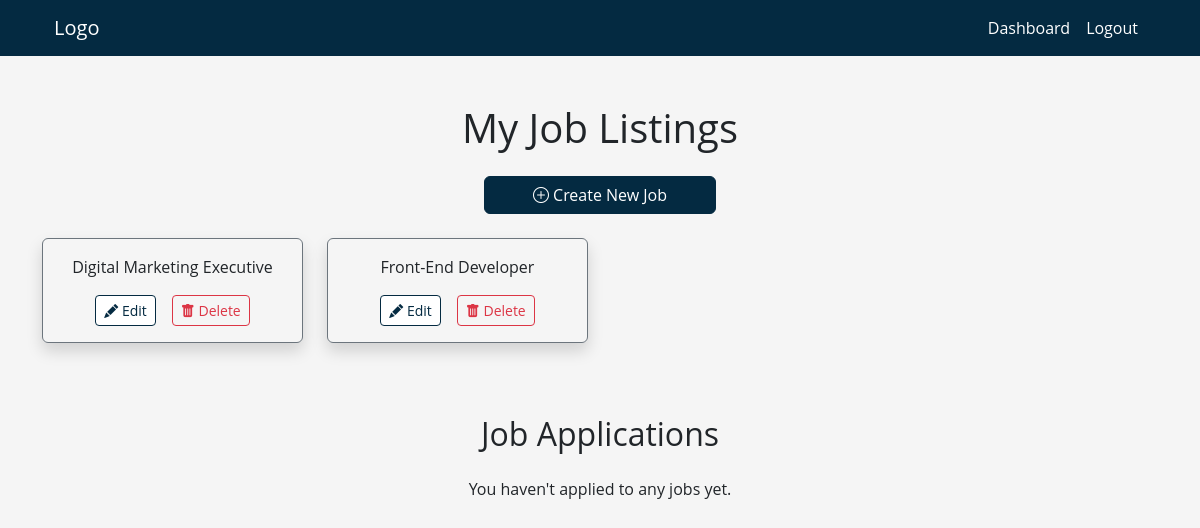
Before: /jobs/employer_dashboard/ (signed in) with the older database file.
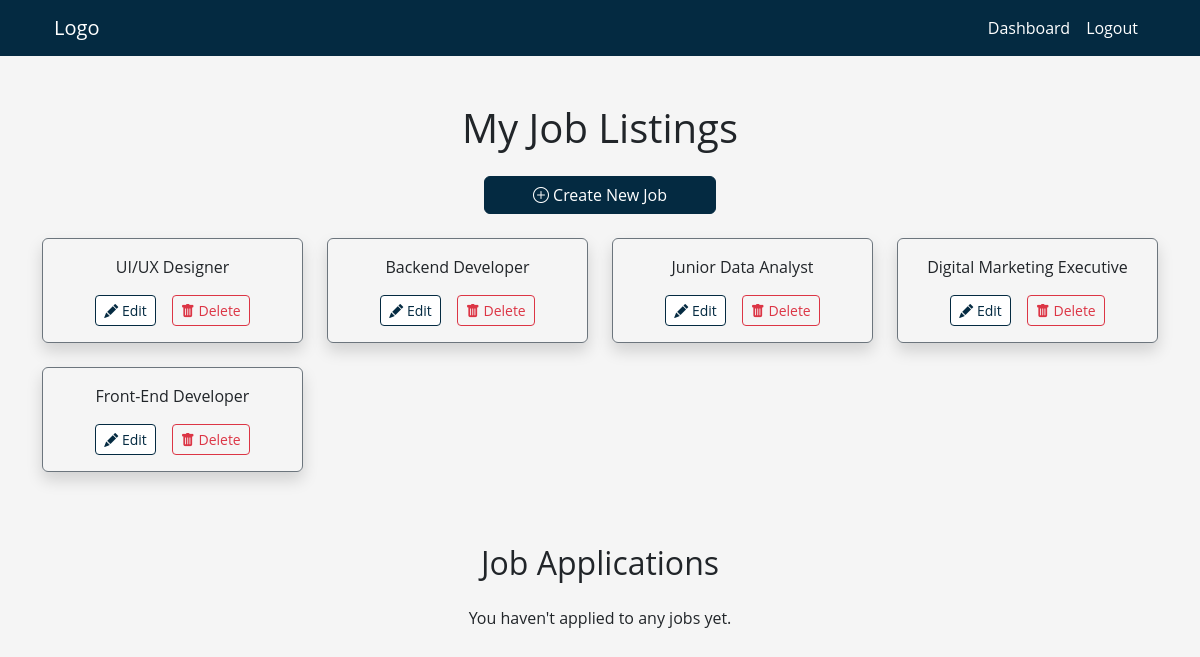
After: the same page with the newer database file.
### app1/models.py (models this page shows, shortened)
class Job(models.Model):
    JOB_TYPES = [
        ('FT', 'Full Time'),
        ('PT', 'Part Time'),
        ('CT', 'Contract'),
        ('FL', 'Freelance')
    ]
    title = models.CharField(max_length=255)
    description = models.TextField()
    location = models.CharField(max_length=100)
    salary = models.CharField(max_length=50, blank=True ,default='0')
    job_type = models.CharField(max_length=2, choices=JOB_TYPES)
    company = models.ForeignKey(Company, on_delete=models.CASCADE)
    category = models.ForeignKey(Category, on_delete=models.SET_NULL, null=True)
    posted_by = models.ForeignKey(User, on_delete=models.CASCADE)
    posted_at = models.DateTimeField(auto_now_add=True)

### app1/views.py (the view)
# urls.py: path('jobs/employer_dashboard/', views.employer_dashboard, name='employer_dashboard'),
@login_required
def employer_dashboard(request):
    jobs = Job.objects.filter(posted_by=request.user).order_by('-id')
    applications = JobApplication.objects.filter(job__posted_by=request.user).order_by('-id')
    return render(request, 'jobs/employer_dashboard.html', {'jobs': jobs , 'applications': applications})

### app1/templates/jobs/employer_dashboard.html (shortened to what this page needs)
{% extends 'jobs/base.html' %}
{% block content %}
<div class="container mt-5 text-center">
    <h1 class="mb-4 text-center">My Job Listings</h1>
    <a href="{% url 'create_job' %}" class="btn btn2 px-5"><span><i class="bi bi-plus-circle"></i> Create New Job</span></a>
    <div class="mt-4 row">
      {% for job in jobs %}
        <div class="col-xl-3 col-lg-4 col-md-6 col-sm-12 ">
            <div class="d-flex justify-content-center align-items-center flex-column gap-2 border border-secondary rounded p-3 shadow mb-4">
                {{ job.title }}
                <div class="d-flex gap-3 mt-2 justify-content-between">
                  <a href="{% url 'edit_job' job.pk %}" class="btn btn-sm btn1"><i class="bi bi-pencil-fill"></i> Edit</a>
                  <a href="{% url 'delete_job' job.pk %}" class="btn btn-sm btn-outline-danger"><i class="bi bi-trash-fill"></i> Delete</a>
                </div>
            </div>
        </div>
      {% empty %}
        <li class="list-group-item">No jobs posted yet.</li>
      {% endfor %}
    </div>
    <h2 class="mt-5 mb-4 text-center">Job Applications</h2>
    <div class="row">
      {% for app in applications %}
        <div class="col-xl-3 col-lg-4 col-md-6 col-sm-12">
          <div class="d-flex justify-content-between align-items-center flex-column gap-2 border border-secondary rounded shadow mb-4 p-3">
            <div class="d-flex justify-content-between align-items-center gap-3">
              <div class="text-start">
                <strong>{{ app.applicant.username }}</strong>
                <br>
                <small>Status: {{ app.get_status_display }}</small>
                <br>
                <small class="text-muted">Applied on {{ app.applied_at|date:"M d, Y" }}</small>
              </div>
              <div>
                <a href="{{ app.resume.url }}" class="btn btn-sm btn1" download>Resume</a>
              </div>
            </div>
              <div class="d-flex gap-3 align-items-center justify-content-between mt-2">
                {% if app.status == "pending" %}
                <a href="{% url 'update_application_status' app.id 'accepted' %}" class="btn btn-sm btn-success">Accept</a>
                <a href="{% url 'update_application_status' app.id 'rejected' %}" class="btn btn-sm btn-danger">Reject</a>
              {% endif %}
              </div>
          </div>
        </div>
      {% empty %}
        <li class="list-group-item">You haven't applied to any jobs yet.</li>
      {% endfor %}
    </div>
  </div>
{% endblock %}

Changed rows visible on the page:
added Job: title "UI/UX Designer"
added Job: title "Backend Developer"
added Job: title "Junior Data Analyst"
